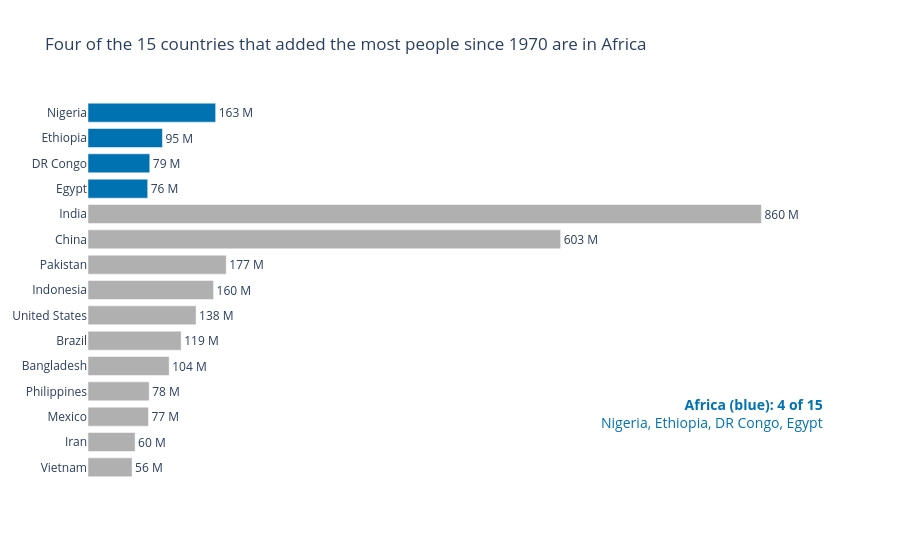

Notebook code for this chart:
### Markdown cell above
**Chart choice & justification:** *Which chart did you choose, and why? Justify design choices.

A sorted horizontal bar chart. The question asks for a ranking of the 15 countries that added the most people and bar length is the most accurate way to compare values on a common baseline. Sorting makes the order immediately readable and horizontal bars keep the country names legible. Africa is highlighted in blue while all other countries are grey so the second part of the question (how many are in Africa) can be answered at a glance. Bars are labelled directly with the number of people added (in millions) so the value axis and legend are removed.

### Code cell
# Q2
d = df.copy()
d['Added'] = d['2022 Population'] - d['1970 Population']
top = d.nlargest(15, 'Added').sort_values('Added')          
top['Added_M'] = top['Added'] / 1e6
top['Group'] = np.where(top['Continent'] == 'Africa', 'Africa', 'Other')

ACCENT, GREY = '#0072B2', '#B0B0B0'

fig = px.bar(
    top, x='Added_M', y='Country', orientation='h', color='Group',
    color_discrete_map={'Africa': ACCENT, 'Other': GREY},
    text=top['Added_M'].map(lambda v: f'{v:,.0f} M'),
    template='plotly_white',
    title='Four of the 15 countries that added the most people since 1970 are in Africa',
)
fig.update_traces(textposition='outside', cliponaxis=False)
fig.update_layout(
    showlegend=False, height=560, margin=dict(r=60),
    xaxis_title=None, yaxis_title=None, bargap=0.25,
)
fig.update_xaxes(visible=False, range=[0, 960])
fig.update_yaxes(showgrid=False)

# Callout for the answer to the second part of the question
fig.add_annotation(
    x=0.98, y=0.12, xref='paper', yref='paper', xanchor='right', showarrow=False,
    text='<b>Africa (blue): 4 of 15</b><br>Nigeria, Ethiopia, DR Congo, Egypt',
    font=dict(color=ACCENT, size=14), align='right',
)
fig.show()

### Figure 1 — Plotly figure (JSON) as saved in the notebook; plotly's stock layout.template omitted (floating-point values rounded to 4 significant figures)
{"data": [{"cliponaxis": false, "hovertemplate": "Group=Other<br>Added_M=%{x}<br>Country=%{y}<br>text=%{text}<extra></extra>", "legendgroup": "Other", "marker": {"color": "#B0B0B0", "pattern": {"shape": ""}}, "name": "Other", "orientation": "h", "showlegend": true, "text": ["56 M", "60 M", "77 M", "78 M", "104 M", "119 M", "138 M", "160 M", "177 M", "603 M", "860 M"], "textposition": "outside", "type": "bar", "x": [56.26, 60.1, 77.21, 78.12, 103.6, 118.9, 138.0, 160.3, 176.5, 603.4, 859.7], "xaxis": "x", "y": ["Vietnam", "Iran", "Mexico", "Philippines", "Bangladesh", "Brazil", "United States", "Indonesia", "Pakistan", "China", "India"], "yaxis": "y"}, {"cliponaxis": false, "hovertemplate": "Group=Africa<br>Added_M=%{x}<br>Country=%{y}<br>text=%{text}<extra></extra>", "legendgroup": "Africa", "marker": {"color": "#0072B2", "pattern": {"shape": ""}}, "name": "Africa", "orientation": "h", "showlegend": true, "text": ["76 M", "79 M", "95 M", "163 M"], "textposition": "outside", "type": "bar", "x": [76.21, 78.86, 95.07, 163.0], "xaxis": "x", "y": ["Egypt", "DR Congo", "Ethiopia", "Nigeria"], "yaxis": "y"}], "layout": {"annotations": [{"align": "right", "font": {"color": "#0072B2", "size": 14}, "showarrow": false, "text": "<b>Africa (blue): 4 of 15</b><br>Nigeria, Ethiopia, DR Congo, Egypt", "x": 0.98, "xanchor": "right", "xref": "paper", "y": 0.12, "yref": "paper"}], "bargap": 0.25, "barmode": "relative", "height": 560, "legend": {"title": {"text": "Group"}, "tracegroupgap": 0}, "margin": {"r": 60}, "showlegend": false, "title": {"text": "Four of the 15 countries that added the most people since 1970 are in Africa"}, "xaxis": {"anchor": "y", "domain": [0, 1], "range": [0, 960], "title": {}, "visible": false}, "yaxis": {"anchor": "x", "domain": [0, 1], "showgrid": false, "title": {}}}}
